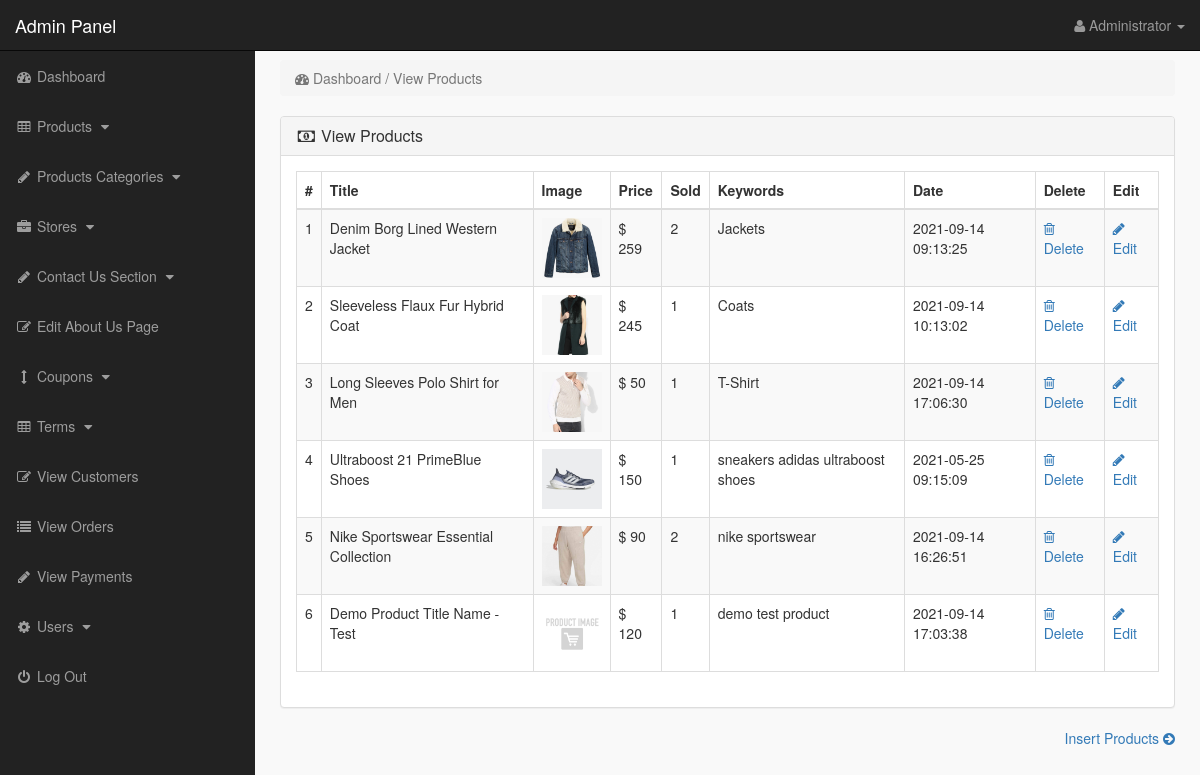
Before: /admin_area/index.php?view_products (signed in) with the older database file.
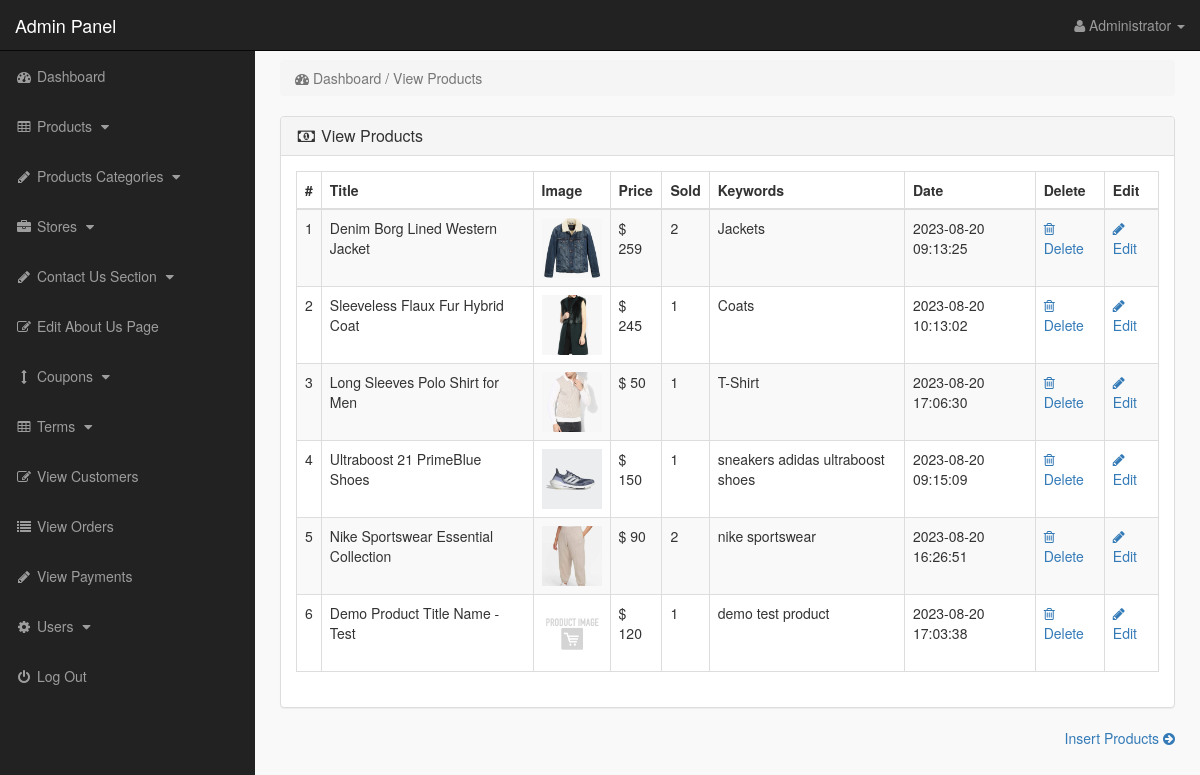
After: the same page with the newer database file.
### tables this page shows
CREATE TABLE `products` (
  `product_id` int(10) NOT NULL,
  `p_cat_id` int(10) NOT NULL,
  `cat_id` int(10) NOT NULL,
  `manufacturer_id` int(10) NOT NULL,
  `date` timestamp NOT NULL DEFAULT CURRENT_TIMESTAMP ON UPDATE CURRENT_TIMESTAMP,
  `product_title` text NOT NULL,
  `product_url` text NOT NULL,
  `product_img1` text NOT NULL,
  `product_img2` text NOT NULL,
  `product_img3` text NOT NULL,
  `product_price` int(10) NOT NULL,
  `product_psp_price` int(100) NOT NULL,
  `product_desc` text NOT NULL,
  `product_features` text NOT NULL,
  `product_video` text NOT NULL,
  `product_keywords` text NOT NULL,
  `product_label` text NOT NULL,
  `status` varchar(255) NOT NULL
);

### admin_area/view_products.php (the view)
<?php
if(!isset($_SESSION['admin_email'])){
echo "<script>window.open('login.php','_self')</script>";
}
else {
?>
<div class="row">
<div class="col-lg-12" >
<ol class="breadcrumb" >
<li class="active" >
<i class="fa fa-dashboard"></i> Dashboard / View Products
</li>
</ol>
</div>
</div>
<div class="row" >
<div class="col-lg-12" >
<div class="panel panel-default" >
<div class="panel-heading" >
<h3 class="panel-title" >
<i class="fa fa-money fa-fw" ></i> View Products
</h3>
</div>
<div class="panel-body" >
<div class="table-responsive" >
<table class="table table-bordered table-hover table-striped" >
<thead>
<tr>
<th>#</th>
<th>Title</th>
<th>Image</th>
<th>Price</th>
<th>Sold</th>
<th>Keywords</th>
<th>Date</th>
<th>Delete</th>
<th>Edit</th>
</tr>
</thead>
<tbody>
<?php
$i = 0;
$get_pro = "select * from products where status='product'";
$run_pro = mysqli_query($con,$get_pro);
while($row_pro=mysqli_fetch_array($run_pro)){
$pro_id = $row_pro['product_id'];
$pro_title = $row_pro['product_title'];
$pro_image = $row_pro['product_img1'];
$pro_price = $row_pro['product_price'];
$pro_keywords = $row_pro['product_keywords'];
$pro_date = $row_pro['date'];
$i++;
?>
<tr>
<td><?php echo $i; ?></td>
<td><?php echo $pro_title; ?></td>
<td><img src="product_images/<?php echo $pro_image; ?>" width="60" height="60"></td>
<td>$ <?php echo $pro_price; ?></td>
<td>
<?php
$get_sold = "select * from pending_orders where product_id='$pro_id'";
$run_sold = mysqli_query($con,$get_sold);
$count = mysqli_num_rows($run_sold);
echo $count;
?>
</td>
<td> <?php echo $pro_keywords; ?> </td>
<td><?php echo $pro_date; ?></td>
<td>
<a href="index.php?delete_product=<?php echo $pro_id; ?>">
<i class="fa fa-trash-o"> </i> Delete
</a>
</td>
<td>
<a href="index.php?edit_product=<?php echo $pro_id; ?>">
<i class="fa fa-pencil"> </i> Edit
</a>
</td>
</tr>
<?php } ?>
</tbody>
</table>
</div>
</div>
</div>
</div>
</div>
<?php } ?>
<div class="text-right" >
<a href="index.php?insert_product" >
Insert Products <i class="fa fa-arrow-circle-right" ></i>
</a>
<br><br>
</div>

### admin_area/index.php (shortened to what this page needs)
<?php
include("includes/db.php");
if(!isset($_SESSION['admin_email'])){
echo "<script>window.open('login.php','_self')</script>";
}
else {
?>
<?php
$admin_session = $_SESSION['admin_email'];
$get_admin = "select * from admins  where admin_email='$admin_session'";
$run_admin = mysqli_query($con,$get_admin);
$row_admin = mysqli_fetch_array($run_admin);
$admin_name = $row_admin['admin_name'];
?>
<!DOCTYPE html>
<html>
<head>
<link href="css/bootstrap.min.css" rel="stylesheet">
<link href="css/style.css" rel="stylesheet">
<link href="font-awesome/css/font-awesome.min.css" rel="stylesheet" >
</head>
<body>
<div id="wrapper">
<?php include("includes/sidebar.php");  ?>
<div id="page-wrapper">
<div class="container-fluid">
<?php
if(isset($_GET['view_products'])){
include("view_products.php");
}
?>
</div>
</div>
</div>
</body>
</html>
<?php } ?>

### admin_area/includes/sidebar.php (shortened to what this page needs)
<?php
if(!isset($_SESSION['admin_email'])){
echo "<script>window.open('login.php','_self')</script>";
}
else {
?>
<nav class="navbar navbar-inverse navbar-fixed-top" >
<div class="navbar-header" >
<a class="navbar-brand" href="index.php?dashboard" >Admin Panel</a>
</div>
<ul class="nav navbar-right top-nav" >
<li class="dropdown" >
<a href="#" class="dropdown-toggle" data-toggle="dropdown" >
<i class="fa fa-user" ></i>
<?php echo $admin_name; ?> <b class="caret" ></b>
</a>
</li>
</ul>
<div class="collapse navbar-collapse navbar-ex1-collapse">
<ul class="nav navbar-nav side-nav">
<li>
<a href="index.php?dashboard">
<i class="fa fa-fw fa-dashboard"></i> Dashboard
</a>
</li>
<li>
<a href="#" data-toggle="collapse" data-target="#products">
<i class="fa fa-fw fa-table"></i> Products
<i class="fa fa-fw fa-caret-down"></i>
</a>
</li>
<li>
<a href="#" data-toggle="collapse" data-target="#p_cat">
<i class="fa fa-fw fa-pencil"></i> Products Categories
<i class="fa fa-fw fa-caret-down"></i>
</a>
</li>
<li>
<a href="#" data-toggle="collapse" data-target="#store">
<i class="fa fa-fw fa-briefcase"></i> Stores
<i class="fa fa-fw fa-caret-down"></i>
</a>
</li>
<li>
<a href="#" data-toggle="collapse" data-target="#contact_us">
<i class="fa fa-fw fa-pencil"> </i> Contact Us Section
<i class="fa fa-fw fa-caret-down"></i>
</a>
</li>
<li>
<a href="index.php?edit_about_us">
<i class="fa fa-fw fa-edit"></i> Edit About Us Page
</a>
</li>
<li>
<a href="#" data-toggle="collapse" data-target="#coupons">
<i class="fa fa-fw fa-arrows-v"></i> Coupons
<i class="fa fa-fw fa-caret-down"></i>
</a>
</li>
<li>
<a href="#" data-toggle="collapse" data-target="#terms" >
<i class="fa fa-fw fa-table"></i> Terms
<i class="fa fa-fw fa-caret-down"></i>
</a>
</li>
<li>
<a href="index.php?view_customers">
<i class="fa fa-fw fa-edit"></i> View Customers
</a>
</li>
<li>
<a href="index.php?view_orders">
<i class="fa fa-fw fa-list"></i> View Orders
</a>
</li>
<li>
<a href="index.php?view_payments">
<i class="fa fa-fw fa-pencil"></i> View Payments
</a>
</li>
<li>
<a href="#" data-toggle="collapse" data-target="#users">
<i class="fa fa-fw fa-gear"></i> Users
<i class="fa fa-fw fa-caret-down"></i>
</a>
</li>
<li>
<a href="logout.php">
<i class="fa fa-fw fa-power-off"></i> Log Out
</a>
</li>
</ul>
</div>
</nav>
<?php } ?>

### admin_area/css/style.css (style rules this page uses)
body { margin-top:100px; }
.text-right { padding-bottom: 10%; }
@media (min-width: 768px) { body { margin-top:50px; } }
#wrapper { padding-left:0; }
#page-wrapper { width:100%; padding:0; background-color:#F9F9F9; }
@media (min-width: 768px) { #wrapper { padding-left:255px; } }
@media (min-width: 768px) { #page-wrapper { padding:10px; } }
.top-nav { padding:0 15px; }
.top-nav>li { display:inline-block; float:left; }
.top-nav>li>a { padding-top:15px; padding-bottom:15px; line-height:20px; color:#999; }
@media (min-width: 768px) { .side-nav { position:fixed; top:51px; width:255px; border-radius:0; overflow-y:auto; background-color: #222; bottom:0; overflow-x:hidden; padding-bottom:40px; } }
@media (min-width: 768px) { .side-nav>li>a { width:255px; } }
.panel-body { border-radius:5px; }

Changed rows visible on the page:
changed products "Denim Borg Lined Western Jacket": date "2021-09-14 09:13:25" → "2023-08-20 09:13:25"
changed products "Sleeveless Flaux Fur Hybrid Coat": date "2021-09-14 10:13:02" → "2023-08-20 10:13:02"
changed products "Long Sleeves Polo Shirt for Men": date "2021-09-14 17:06:30" → "2023-08-20 17:06:30"
changed products "Ultraboost 21 PrimeBlue Shoes": date "2021-05-25 09:15:09" → "2023-08-20 09:15:09"
changed products "Nike Sportswear Essential Collection": date "2021-09-14 16:26:51" → "2023-08-20 16:26:51"
changed products "Demo Product Title Name - Test": date "2021-09-14 17:03:38" → "2023-08-20 17:03:38"
